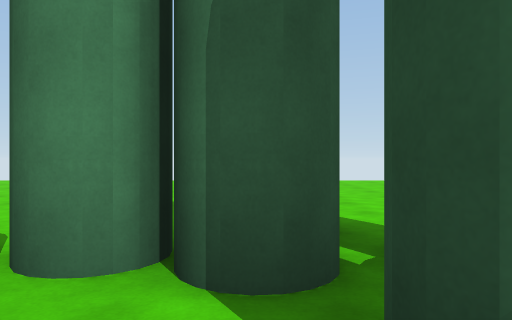
[1] (above)

22 first-person views from a walk through a 3-D level made in the Unity game engine. The camera is 1.3 m above the floor, looks level and sees 70° across. The floor is counted in squares, 2 m on a side. Each view is taken from the middle of a square. On the plan, view 1 faces up. The plan holds only what a view shows up to about 11 squares ahead; the rest is blank. The place goes on beyond the plan. Surface patterns are stand-ins for the level's own textures.

[2]
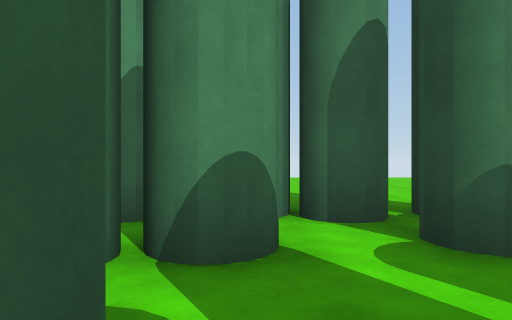

[3]
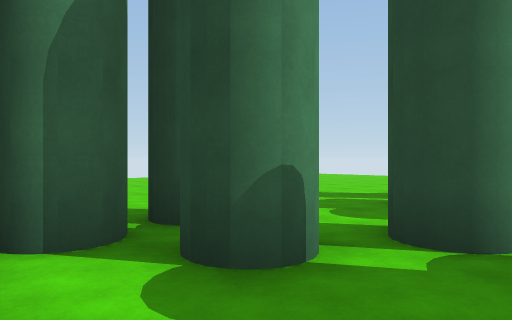

[4]
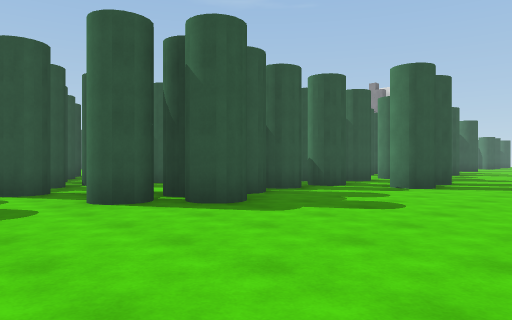

[5]
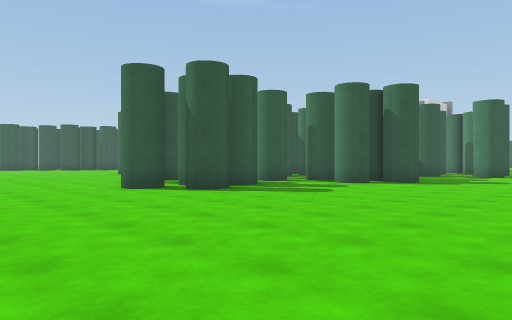

[6]
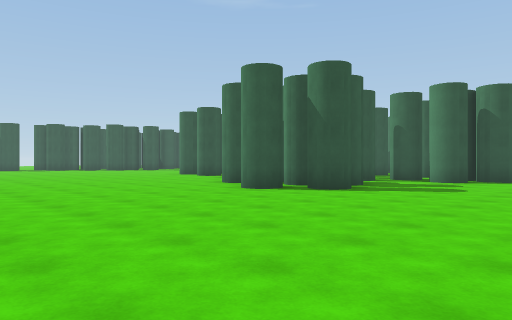

[7]
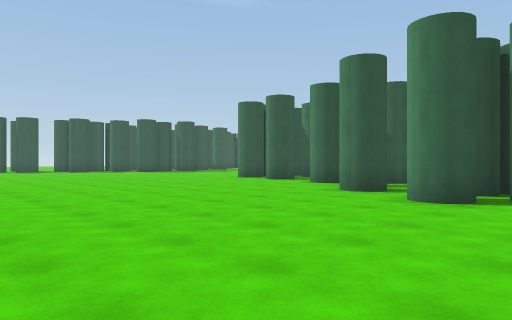

[8]
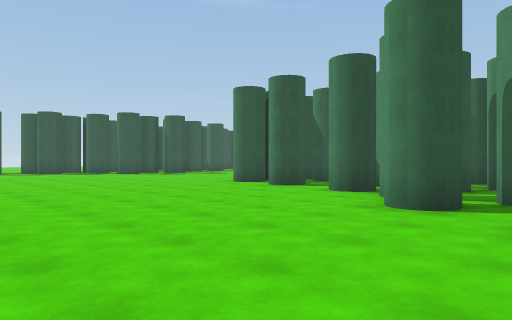

[9]
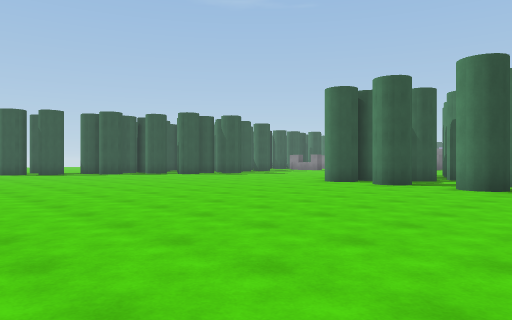

[10]
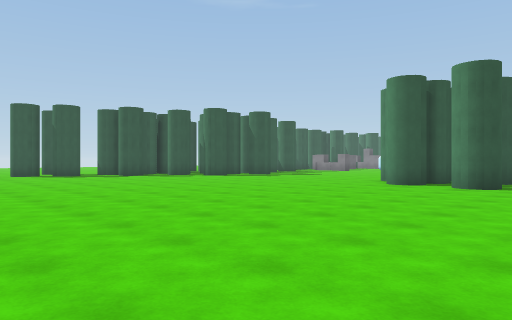

[11]
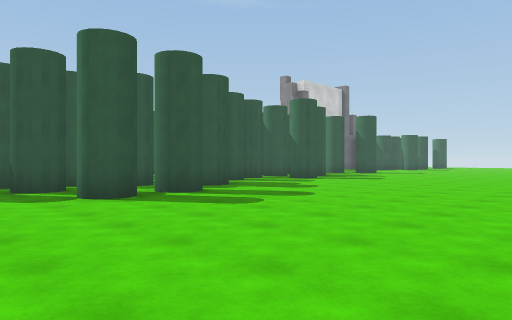

[12]
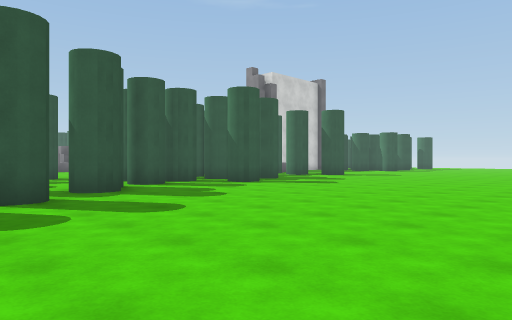

[13]
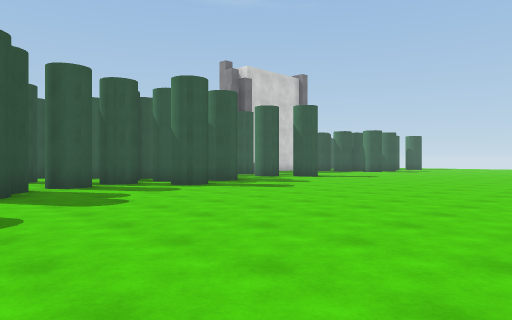

[14]
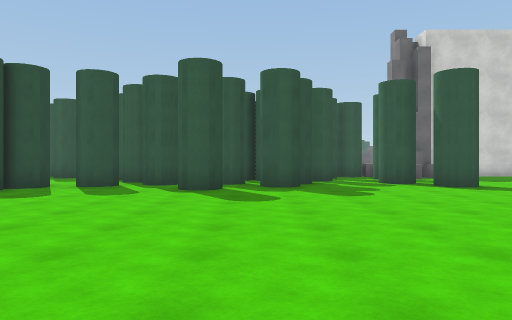

[15]
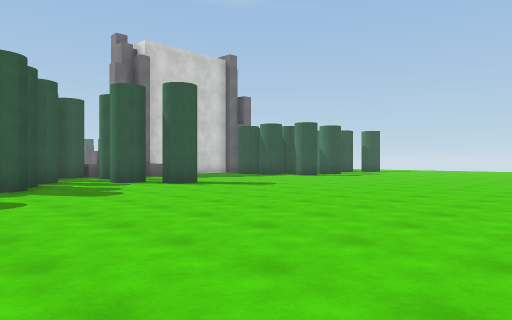

[16]
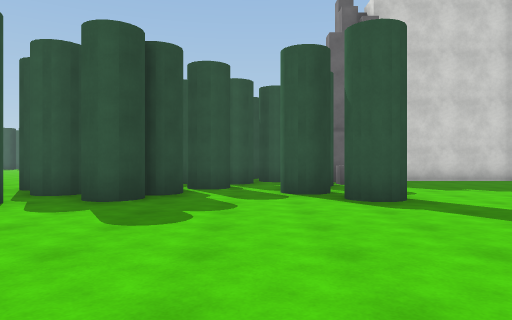

[17]
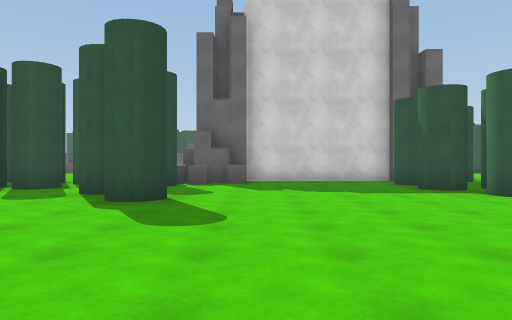

[18]
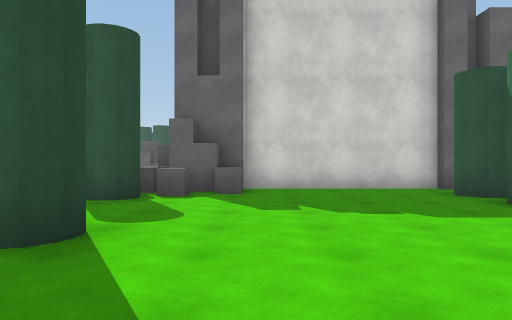

[19]
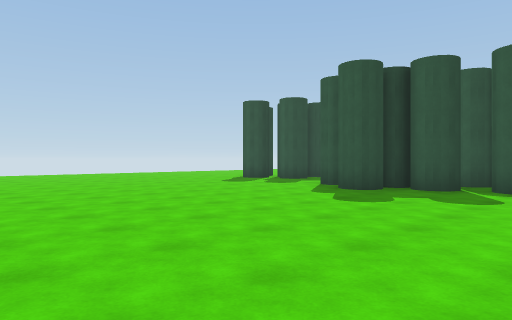

[20]
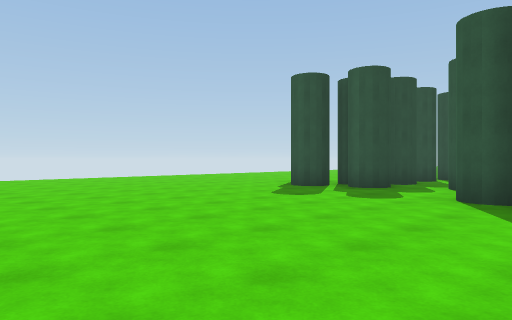

[21]
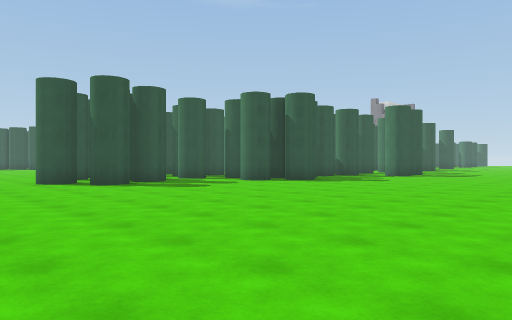

[22]
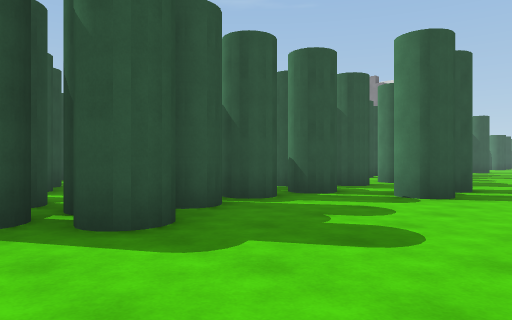

### Floor plan
Key: @ floor where view 1 was taken; # wall or solid block; . floor; ^ raised ledge; T thing the floor can be seen under or through.
Columns run from 26 left of view 1 to 13 right of it. Each row starts with its distance up from view 1.
 11           ....  .... .. ..       .. .
 10      ...............................
  9  ....................................
  8  .....................................
  7   .....................................
  6    .....................................
  5    ....................................
  4   ..................##..................
  3  ............#....#......#TT............
  2  ......#...##...#####.####TT............
  1 #.......#..######   ######.T..#.#......
  0 ##........##   #        #.@.#.##.#......
 -1 .......##.##            #.....#.........
 -2 ##....^^####            #.####..#.......
 -3 #.....#######           ### ####.......
 -4 ########                  ###.#.........
 -5                             ............
 -6                            #.#..........
 -7                              ...........
 -8                             ##.........
 -9                              ..........
-10                               .........
-11                                ........
-12                                 .......
-13                                  .....
-14                                   ....
-15                                    ...

Positions as (right, up) in squares from view 1, and headings:
1: (0, 0), facing up
2: (-1, -2), facing up
3: (-1, -1), facing up-right
4: (4, 8), facing down-left
5: (11, 8), facing down-left
6: (13, 6), facing down-left
7: (13, 2), facing down-left
8: (11, 0), facing down-left
9: (13, -2), facing down-left
10: (13, -4), facing down-left
11: (-2, 11), facing down-left
12: (-5, 11), facing down-left
13: (-7, 11), facing down-left
14: (-14, 11), facing down
15: (-13, 11), facing down-left
16: (-17, 8), facing down
17: (-21, 8), facing down
18: (-21, 5), facing down
19: (-4, 11), facing down-right
20: (0, 9), facing down-right
21: (10, 11), facing down-left
22: (2, 7), facing down-left
